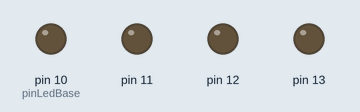
Recording of a sketch running on a simulated Arduino Uno, built with avr-gcc and run on an emulated ATmega328P. Shown: output pins drawn as LEDs (lit = HIGH).

Above: at 0.4 s.
At 0.9 s:
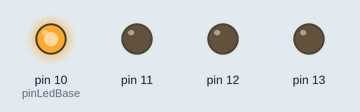
At 1.3 s:
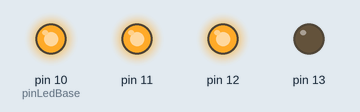
At 1.7 s:
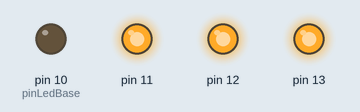
At 2.1 s:
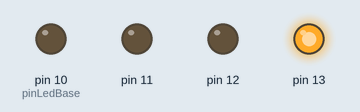
At 3.5 s:
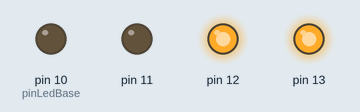
Timing chart, 0 to 3.8 s (numbered marks = the images above):
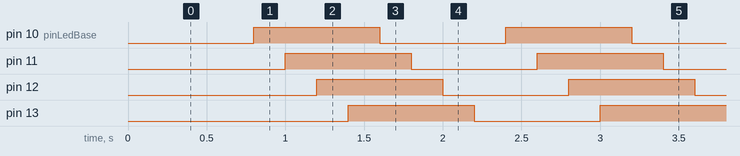

The sketch:

BlinkCascade.ino
```cpp
/*----------------------------------------------------
Name: Blink4.

Description: Cascade Blinks the LED pins.

Hardware Shield： Funduino Multi-Function Board K74544BS.
Tesed Boards:     Arduino UNO CH431
                  BTE UNO Clone
                  Osepp Uno R3 Plus
                  Leonardo Eduino

Author: Bill Brouwer
Date:   14Nov2014

This code is in the public domain.
------------------------------------------------------*/
int pinLedBase = 10;  // Starting at LED labeled D1.
int iCount     = 4;   // The total number of Led's on the shield.
int iDelay     = 200; // Sets the speed of the cascade effect.

void setup()
{
   for (int iPinLedNo = pinLedBase; iPinLedNo < (pinLedBase + iCount); iPinLedNo ++)
   {
     pinMode(iPinLedNo, OUTPUT);   // Set I/O of pins for output.
   }
}

void loop()
{
   for (int iPinLedNo = pinLedBase; iPinLedNo < (pinLedBase + iCount); iPinLedNo ++)
   {
     digitalWrite(iPinLedNo, LOW);   // Turn off LED.
     delay(iDelay);
   }

   for (int iPinLedNo = pinLedBase; iPinLedNo < (pinLedBase + iCount); iPinLedNo++)
   {
     digitalWrite(iPinLedNo, HIGH);  // Turn on LED.
     delay(iDelay);
   }
}
```

Measured:
- by itself, pin 10 (pinLedBase), pin 11–13: alternates HIGH for 0.80 s and LOW for 0.80 s
- by itself, everything shown: repeats every 1.6 s, in 8 steps
